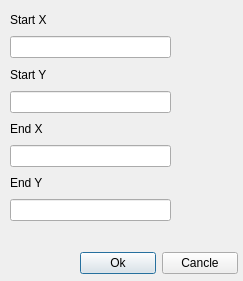
<?xml version="1.0" encoding="UTF-8"?>
<ui version="4.0">
 <class>createlineDialog</class>
 <widget class="QDialog" name="createlineDialog">
  <property name="geometry">
   <rect>
    <x>0</x>
    <y>0</y>
    <width>243</width>
    <height>281</height>
   </rect>
  </property>
  <property name="minimumSize">
   <size>
    <width>243</width>
    <height>281</height>
   </size>
  </property>
  <property name="maximumSize">
   <size>
    <width>243</width>
    <height>281</height>
   </size>
  </property>
  <property name="windowTitle">
   <string>Dialog</string>
  </property>
  <widget class="QWidget" name="layoutWidget">
   <property name="geometry">
    <rect>
     <x>10</x>
     <y>10</y>
     <width>161</width>
     <height>211</height>
    </rect>
   </property>
   <layout class="QVBoxLayout" name="verticalLayout">
    <item>
     <widget class="QLabel" name="label">
      <property name="text">
       <string>Start X</string>
      </property>
     </widget>
    </item>
    <item>
     <widget class="QLineEdit" name="editStartX"/>
    </item>
    <item>
     <widget class="QLabel" name="label_2">
      <property name="text">
       <string>Start Y</string>
      </property>
     </widget>
    </item>
    <item>
     <widget class="QLineEdit" name="editStartY"/>
    </item>
    <item>
     <widget class="QLabel" name="label_3">
      <property name="text">
       <string>End X</string>
      </property>
     </widget>
    </item>
    <item>
     <widget class="QLineEdit" name="editEndX"/>
    </item>
    <item>
     <widget class="QLabel" name="label_4">
      <property name="text">
       <string>End Y</string>
      </property>
     </widget>
    </item>
    <item>
     <widget class="QLineEdit" name="editEndY"/>
    </item>
   </layout>
  </widget>
  <widget class="QWidget" name="layoutWidget">
   <property name="geometry">
    <rect>
     <x>80</x>
     <y>250</y>
     <width>158</width>
     <height>26</height>
    </rect>
   </property>
   <layout class="QHBoxLayout" name="horizontalLayout">
    <item>
     <widget class="QPushButton" name="btnEnterData">
      <property name="text">
       <string>Ok</string>
      </property>
     </widget>
    </item>
    <item>
     <widget class="QPushButton" name="btnExit">
      <property name="text">
       <string>Cancle</string>
      </property>
     </widget>
    </item>
   </layout>
  </widget>
 </widget>
 <resources/>
 <connections/>
</ui>
